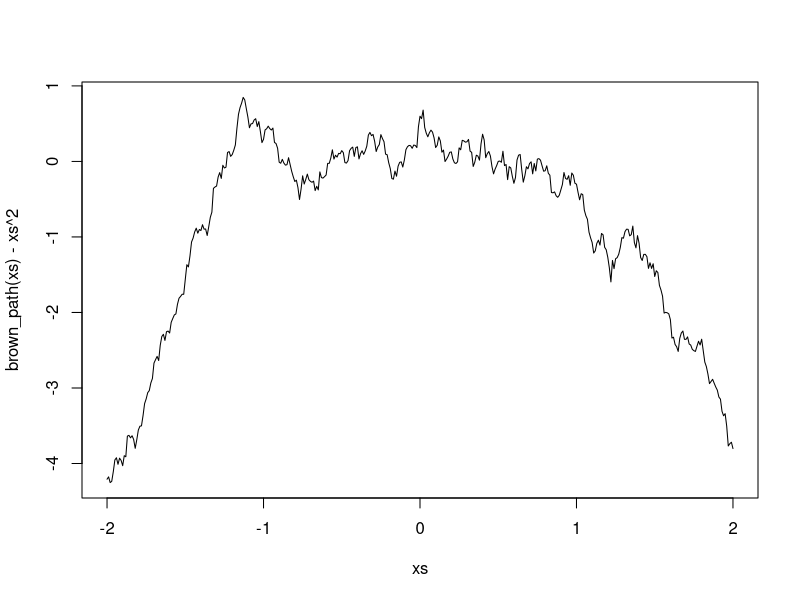
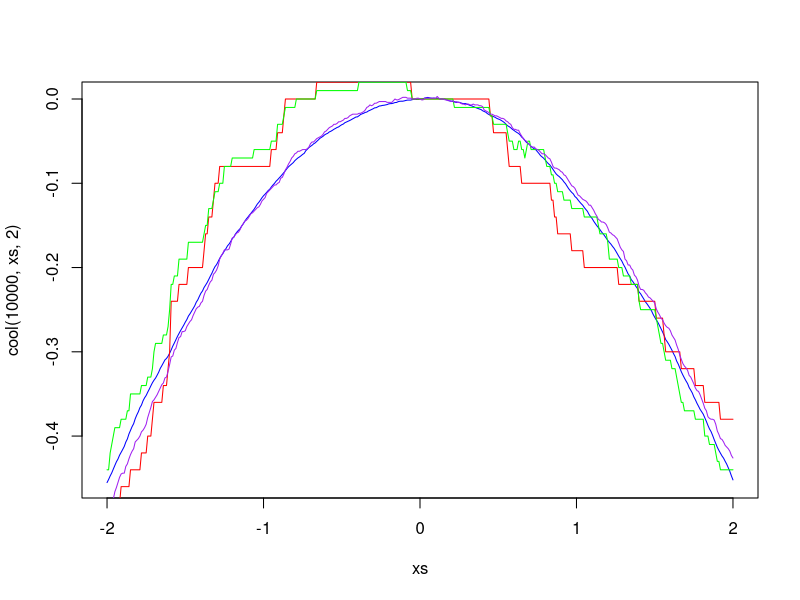

Source code (R) for these figures, in order:
###########################
# Understanding the mode. #
###########################

##############################
# Path of a brownian motion. #
##############################

brown_path <- function(ts){
  # Make a brownian path from ts. We'll assume that it's ordered.
  ts <- sort(ts)
  n <- length(ts)
  diffs <- sapply((1:(n-1)),function(i) ts[i+1]-ts[i])
  vals <- rnorm(n,0,sqrt(diffs))
  cumsum(vals)
}

xs <- seq(-2,2,by=0.01)
plot(xs,brown_path(xs)-xs^2,type="l")


Xs <- rnorm(10000,0,1)

Pn <- function(n,x,a){
  fun <- ecdf(Xs[1:n])
  fun(x+a)-fun(x-a)
}

cool <- function(n,x,a) Pn(n,x,a) - Pn(n,0,a)

plot(xs,cool(10000,xs,2),type="l",col="blue")
lines(xs,cool(50,xs,2),col="red")
lines(xs,cool(100,xs,2),col="green")
lines(xs,cool(1000,xs,2),col="purple")